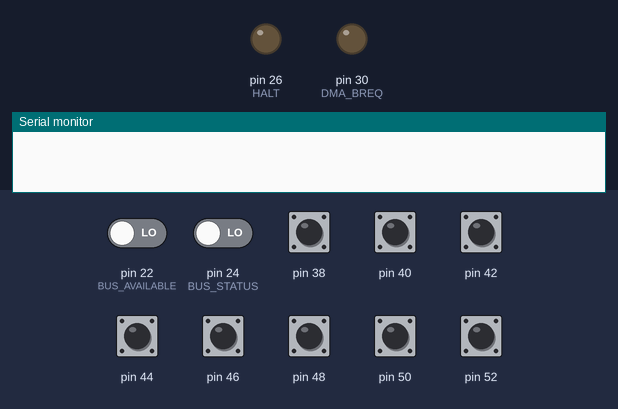
Simulated run of this sketch. Board: Arduino Mega 2560, built with avr-gcc and run on an emulated ATmega2560. On the bench: output pins drawn as LEDs (lit = HIGH), the last lines printed to the serial monitor. The inputs (shaded band) are chosen by the test bench; at power-on: pin 38, pin 40, pin 42, pin 44, pin 46, pin 48, pin 50, pin 52 HIGH, pin 22 (BUS_AVAILABLE), pin 24 (BUS_STATUS) LOW. Pins used as bus, display or sensor lines are not drawn.

Above: at 1.0 s.
1.1 s: pin 22 (BUS_AVAILABLE) driven HIGH and pin 24 (BUS_STATUS) driven HIGH
At 1.2 s:
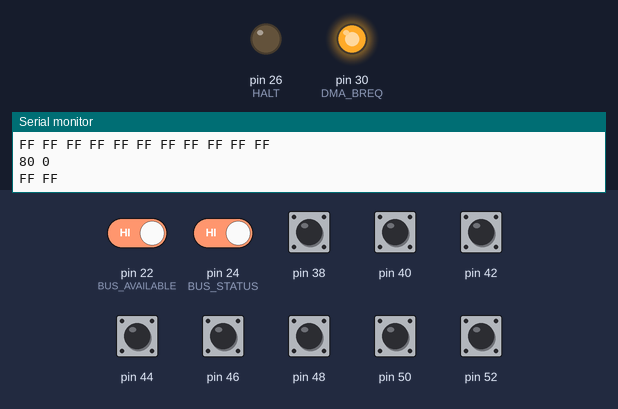
At 1.7 s:
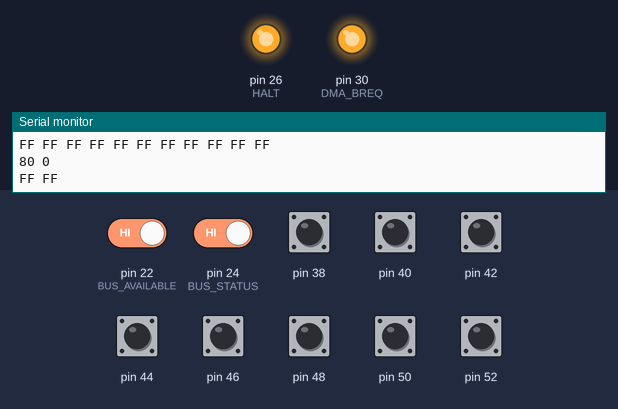
Timing chart, 0 to 4.1 s (numbered marks = the images above; inputs shaded):
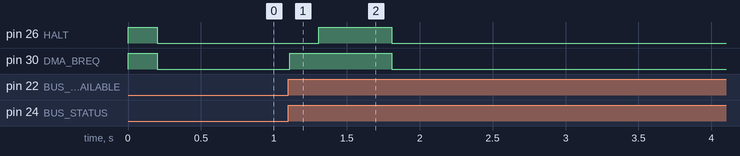

Measured:
- after the input at 1.1 s, pin 26 (HALT): LOW → HIGH after 0.21 s, → LOW 0.50 s later; pin 30 (DMA_BREQ): LOW → HIGH at once, → LOW 0.70 s later

The sketch:

Host.ino
```cpp
//#include "Bus.h"
#include "Memory.h"

#define DIAGNOSTIC 8

#define BUS_AVAILABLE 22
#define BUS_STATUS 24
#define HALT 26
#define RESET 28
#define DMA_BREQ 30
#define RW 32

#define ADDRESS_BUS_0 23
#define DATA_BUS_0 38

void blink() {
    digitalWrite(LED_PIN, LOW);
    delay(500);
    digitalWrite(LED_PIN, HIGH);
}

/*Bus<uint16_t> *address_bus;
Bus<uint8_t> *data_bus;*/
Memory *memory;

void reset_cpu();
void acquire_bus();

void setup() {
    Serial.begin(115200);

    pinMode(DIAGNOSTIC, INPUT);

    pinMode(BUS_AVAILABLE, INPUT);
    pinMode(BUS_STATUS, INPUT);
    pinMode(HALT, OUTPUT);
    pinMode(RESET, OUTPUT);
    pinMode(DMA_BREQ, OUTPUT);
    pinMode(RW, INPUT_PULLUP);

    byte address_pins[sizeof(uint16_t) * 8] = { 0 };
    for (unsigned int i = 0; i < sizeof(uint16_t) * 8; i++) {
        address_pins[i] = ADDRESS_BUS_0 + 2 * i;
    }

    byte data_pins[sizeof(uint8_t) * 8] = { 0 };
    for (unsigned int i = 0; i < sizeof(uint8_t) * 8; i++) {
        data_pins[i] = DATA_BUS_0 + 2 * i;
    }

    digitalWrite(HALT, HIGH);
    digitalWrite(RESET, HIGH);
    digitalWrite(DMA_BREQ, HIGH);

    /*address_bus = new Bus<uint16_t>(address_pins);
    data_bus = new Bus<uint8_t>(data_pins);*/
    memory = new Memory(address_pins, data_pins, RW);

    reset_cpu();
    halt_and_acquire_bus();

    /*pinMode(RW, OUTPUT);
    digitalWrite(RW, LOW);
    //address_bus->set_mode(OUTPUT);
    address_bus->set(0x1234 | 0x8000);
    //address_bus->set(0x1234);
    data_bus->set(0xCD);
    digitalWrite(RW, HIGH);
    Serial.println(data_bus->get(), HEX);*/


    /*#define TEST_ADDRESS 0xFFEE
    #define TEST_DATA 0xCD
    memory->write(TEST_ADDRESS, TEST_DATA);
    uint8_t data = memory->read(TEST_ADDRESS);
    Serial.println(data, HEX);*/

    int8_t data[] = {
        0x86, 5,            // LDA #$5
        0x8B, 5,            // ADDA #$5
        0xB7, 0x80, 0x0A,   // STA result (0x800A)
        0x7E, 0x80, 0x07,   // jmp rpt (0x8007)
        0x00                // result
    };

    uint8_t reset_vector[] = { 0x80, 0x00 };

    memory->write(0x8000, sizeof(data), data);
    memory->read(0x8000, sizeof(data), data);
    memory->write(0xFFFE, sizeof(reset_vector), reset_vector);
    memory->read(0xFFFE, sizeof(reset_vector), reset_vector);

    //uint8_t test[11];

    /*for (int i = 0; i < 11; i++) {
        test[i] = i;
        memory->write(0x8000 + i, test[i]);
        delay(1000);
        memory->read(0x8000 + i);
        delay(1000);
    }*/


    //memory->write(0x8000, sizeof(test), test);
    //memory->read(0x8000, sizeof(test), test);
    /*for (int i = 0; i < 11; i++) {
        memory->read(0x8000 + i);
    }*/

    /*uint8_t data = 0x10101010;
    memory->write(0x8001, data);
    Serial.println(memory->read(0x8001), BIN);
    memory->write(0x8001, ~data);
    Serial.println(memory->read(0x8001), BIN);*/

    /*for (size_t i = 0; i < 256; i++) {
        memory->write(0x8000, i);
        uint8_t test = memory->read(0x8000);
        if (test != i) {
            Serial.print(i);
            Serial.print(" != ");
            Serial.println(test);
        }
    }
    Serial.println("Complete");*/


    release_bus_reset();
    delay(500);
    halt_and_acquire_bus();

    Serial.println(memory->read(0x800A));   // Should print 10
}

void loop() {
    //Serial.println(digitalRead(DIAGNOSTIC));
}

void reset_cpu() {
    digitalWrite(RESET, LOW);
    delay(200);
    digitalWrite(RESET, HIGH);
}

void halt_and_acquire_bus() {
    digitalWrite(HALT, LOW);
    digitalWrite(DMA_BREQ, LOW);
    while (!(digitalRead(BUS_STATUS) & digitalRead(BUS_AVAILABLE)));
    Serial.println("Acquired");
}


void release_bus_reset() {
    //memory->high_impedence();
    digitalWrite(DMA_BREQ, HIGH);
    reset_cpu();
    digitalWrite(HALT, HIGH);
}
```

Bus.h
```cpp
#ifndef BUS_H
#define BUS_H

#include <Arduino.h>

#define LED_PIN 13

template <typename T>
class Bus {
private:
    byte pins[sizeof(T) * 8];

public:
    Bus(byte pins[sizeof(T) * 8]) {
        for (int i = 0; i < sizeof(T) * 8; i++) {
            this->pins[i] = pins[i];
        }
        this->set_mode(INPUT_PULLUP);
    }

    void set_mode(byte mode) {
        for (int i = 0; i < sizeof(T) * 8; i++) {
            pinMode(this->pins[i], mode);
        }
    }

    void set(T data) {
        for (int i = 0; i < sizeof(T) * 8; i++) {
            pinMode(this->pins[i], OUTPUT);
            digitalWrite(pins[i], data & 1);
            data >>= 1;
        }
    }

    T get() {
        T data = 0;
        for (int i = (sizeof(T) * 8) - 1; i >= 0; i--) {
            pinMode(this->pins[i], INPUT_PULLUP);
            data += digitalRead(this->pins[i]);
            if (i) {
                data <<= 1;
            }
        }
        return data;
    }

};

#endif
```

Memory.cpp
```cpp
#include "Memory.h"

Memory::memory_init(Bus<uint16_t> *address_bus, Bus<uint8_t> *data_bus, byte rw_pin, bool alloced) {
    this->address_bus = address_bus;
    this->data_bus = data_bus;
    this->rw_pin = rw_pin;
    this->alloced = alloced;

    this->high_impedence();
}

Memory::Memory(Bus<uint16_t> *address_bus, Bus<uint8_t> *data_bus, byte rw_pin) {
    this->memory_init(address_bus, data_bus, rw_pin, false);
}

Memory::Memory(byte address_pins[sizeof(uint16_t) * 8], byte data_pins[sizeof(uint8_t) * 8], byte rw_pin) {
    Bus<uint16_t> *address_bus = new Bus<uint16_t>(address_pins);
    Bus<uint8_t> *data_bus = new Bus<uint8_t>(data_pins);

    this->memory_init(address_bus, data_bus, rw_pin, true);
}

Memory::~Memory() {
    if (this->alloced) {
        delete this->address_bus;
        delete this->data_bus;
    }
}

uint8_t Memory::read(uint16_t address) {
    /*pinMode(this->rw_pin, OUTPUT);
    digitalWrite(this->rw_pin, HIGH);
    address_bus->set(address);
    uint8_t data = data_bus->get();

    this->high_impedence();
    return data;*/
    uint8_t data;
    this->read(address, 1, &data);
    return data;
}

void Memory::read(uint16_t address, size_t byte_count, uint8_t *data_out) {
    pinMode(this->rw_pin, OUTPUT);
    digitalWrite(this->rw_pin, HIGH);
    for (size_t i = 0; i < byte_count; i++) {
        address_bus->set(address + i);
        data_out[i] = data_bus->get();
        Serial.print(data_out[i], HEX);
        Serial.print(' ');
    }
    Serial.println();

    this->high_impedence();
}

void Memory::write(uint16_t address, uint8_t data) {
    this->write(address, 1, &data);
}

void Memory::write(uint16_t address, size_t byte_count, uint8_t *data) {
    pinMode(this->rw_pin, OUTPUT);
    digitalWrite(this->rw_pin, HIGH);
    for (size_t i = 0; i < byte_count; i++) {
        address_bus->set(address + i);
        digitalWrite(this->rw_pin, LOW);    // Set to read so i dont overwrite valid locations during address transition
        data_bus->set(data[i]);
        digitalWrite(this->rw_pin, HIGH);
        Serial.print(data[i], HEX);
        Serial.print(' ');
    }
    Serial.println();
    this->high_impedence();
}

void Memory::high_impedence() {
    pinMode(this->rw_pin, INPUT_PULLUP);
    this->address_bus->set_mode(INPUT_PULLUP);
    this->data_bus->set_mode(INPUT_PULLUP);
}
```

Memory.h
```cpp
#ifndef MEMORY_H
#define MEMORY_H

#include <Arduino.h>
#include "Bus.h"

// Might make template for address and data type
class Memory {
private:
    Bus<uint16_t> *address_bus;
    Bus<uint8_t> *data_bus;
    byte rw_pin;
    bool alloced;

    memory_init(Bus<uint16_t> *address_bus, Bus<uint8_t> *data_bus, byte rw_pin, bool alloced);
    void high_impedence();

public:
    Memory(Bus<uint16_t> *address_bus, Bus<uint8_t> *data_bus, byte rw_pin);
    Memory(byte address_pins[sizeof(uint16_t) * 8], byte data_pins[sizeof(uint8_t) * 8], byte rw_pin);

    uint8_t read(uint16_t address);
    void read(uint16_t address, size_t byte_count, uint8_t *data_out);
    void write(uint16_t address, uint8_t data);
    void write(uint16_t address, size_t byte_count, uint8_t *data);

    ~Memory();
};

#endif
```
